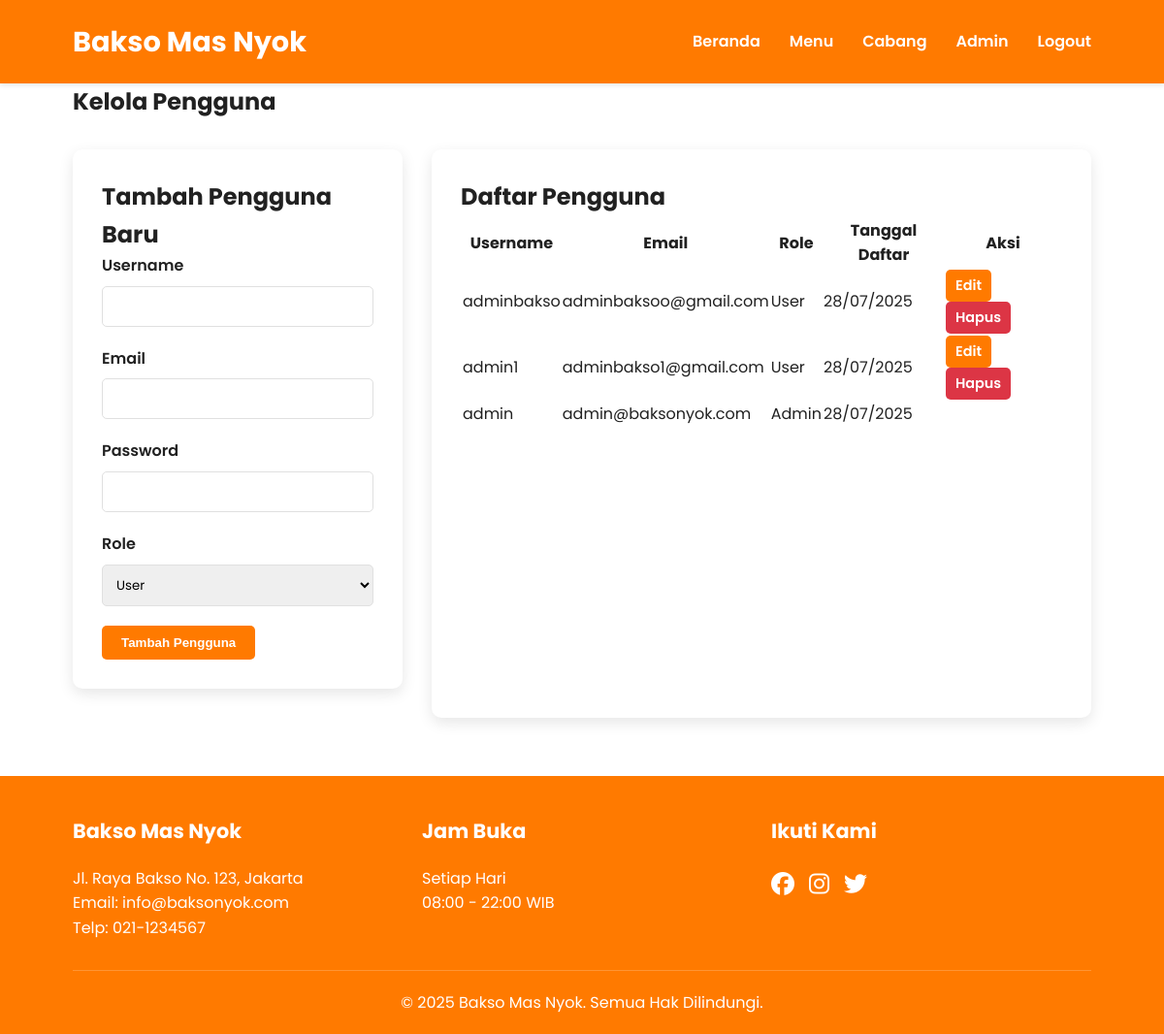
The page /admin/users.php (signed in) on the database its author committed.
### tables this page shows
CREATE TABLE `users` (
  `id` int(11) NOT NULL,
  `username` varchar(50) NOT NULL,
  `password` varchar(255) NOT NULL,
  `email` varchar(100) NOT NULL,
  `role` enum('admin','user') DEFAULT 'user',
  `created_at` timestamp NOT NULL DEFAULT current_timestamp()
);

### includes/auth.php (called while the page is built, shortened)
<?php
function isLoggedIn() {
    return !empty($_SESSION['user_id']);
}
function isAdmin() {
    if (isset($_SESSION['username']) && $_SESSION['username'] === 'admin') {
        return true;
    }
    return isLoggedIn() && isset($_SESSION['user_role']) && $_SESSION['user_role'] === 'admin';
}
?>

### admin/users.php (the view, shortened to what this page needs)
<?php
require_once '../config/database.php';
require_once '../includes/auth.php';
$stmt = $pdo->query("SELECT * FROM users ORDER BY created_at DESC");
$users = $stmt->fetchAll(PDO::FETCH_ASSOC);
require_once '../includes/header.php';
?>
<section class="admin-users">
    <h1>Kelola Pengguna</h1>
    <div class="admin-content">
        <div class="add-user-form">
            <h2>Tambah Pengguna Baru</h2>
            <form action="users.php" method="POST">
                <div class="form-group">
                    <label for="username">Username</label>
                    <input type="text" id="username" name="username" required>
                </div>
                <div class="form-group">
                    <label for="email">Email</label>
                    <input type="email" id="email" name="email" required>
                </div>
                <div class="form-group">
                    <label for="password">Password</label>
                    <input type="password" id="password" name="password" required>
                </div>
                <div class="form-group">
                    <label for="role">Role</label>
                    <select id="role" name="role" required>
                        <option value="user">User</option>
                    </select>
                </div>
                <button type="submit" name="add_user" class="btn">Tambah Pengguna</button>
            </form>
        </div>
        <div class="users-list">
            <h2>Daftar Pengguna</h2>
            <table>
                <thead>
                    <tr>
                        <th>Username</th>
                        <th>Email</th>
                        <th>Role</th>
                        <th>Tanggal Daftar</th>
                        <th>Aksi</th>
                    </tr>
                </thead>
                <tbody>
                    <?php foreach ($users as $user): ?>
                        <tr>
                            <td><?php echo htmlspecialchars($user['username']); ?></td>
                            <td><?php echo htmlspecialchars($user['email']); ?></td>
                            <td><?php echo ucfirst($user['role']); ?></td>
                            <td><?php echo date('d/m/Y', strtotime($user['created_at'])); ?></td>
                            <td>
                                <?php if ($user['id'] != 1): ?>
                                    <a href="edit_user.php?id=<?php echo $user['id']; ?>" class="btn small">Edit</a>
                                    <a href="users.php?delete=<?php echo $user['id']; ?>" class="btn small danger" onclick="return confirm('Yakin ingin menghapus pengguna ini?')">Hapus</a>
                                <?php endif; ?>
                            </td>
                        </tr>
                    <?php endforeach; ?>
                </tbody>
            </table>
        </div>
    </div>
</section>
<?php require_once '../includes/footer.php'; ?>

### includes/header.php (shortened to what this page needs)
<!DOCTYPE html>
<html lang="id">
<head>
    <link rel="stylesheet" href="assets/css/style.css">
</head>
<body>
    <header class="orange-bg">
        <div class="container">
            <nav>
                <div class="logo">
                    <h1>Bakso Mas Nyok</h1>
                </div>
                <ul class="nav-links">
                    <li><a href="index.php">Beranda</a></li>
                    <li><a href="menu.php">Menu</a></li>
                    <li><a href="branches.php">Cabang</a></li>
                    <?php if (isLoggedIn()): ?>
                        <?php if (isAdmin()): ?>
                            <li><a href="admin/dashboard.php">Admin</a></li>
                        <?php endif; ?>
                        <li><a href="logout.php">Logout</a></li>
                    <?php else: ?>
                        <li><a href="login.php">Login</a></li>
                        <li><a href="register.php">Register</a></li>
                    <?php endif; ?>
                </ul>
            </nav>
        </div>
    </header>
    <main class="container">

### includes/footer.php (shortened to what this page needs)
    </main>
    <footer class="orange-bg">
        <div class="container">
            <div class="footer-content">
                <div class="footer-section">
                    <h3>Bakso Mas Nyok</h3>
                    <p>Jl. Raya Bakso No. 123, Jakarta</p>
                    <p>Email: info@baksonyok.com</p>
                    <p>Telp: 021-1234567</p>
                </div>
                <div class="footer-section">
                    <h3>Jam Buka</h3>
                    <p>Setiap Hari</p>
                    <p>08:00 - 22:00 WIB</p>
                </div>
                <div class="footer-section">
                    <h3>Ikuti Kami</h3>
                    <div class="social-icons">
                        <a href="#"><i class="fab fa-facebook"></i></a>
                        <a href="#"><i class="fab fa-instagram"></i></a>
                        <a href="#"><i class="fab fa-twitter"></i></a>
                    </div>
                </div>
            </div>
            <div class="copyright">
                <p>&copy; <?php echo date('Y'); ?> Bakso Mas Nyok. Semua Hak Dilindungi.</p>
            </div>
        </div>
    </footer>
</body>
</html>

### assets/css/style.css (style rules this page uses)
:root { --orange: #FF7A00; --orange-light: #FF9A3D; --orange-dark: #E56B00; --white: #FFFFFF; --gray-light: #F5F5F5; --gray: #E0E0E0; --gray-dark: #757575; --black: #212121; }
* { margin: 0; padding: 0; box-sizing: border-box; }
body { font-family: 'Poppins', sans-serif; color: var(--black); background-color: var(--white); line-height: 1.6; }
.container { width: 90%; max-width: 1200px; margin: 0 auto; padding: 0 15px; }
.orange-bg { background-color: var(--orange); color: var(--white); }
.btn { display: inline-block; padding: 10px 20px; background-color: var(--orange); color: var(--white); border: none; border-radius: 5px; text-decoration: none; font-weight: 600; cursor: pointer; transition: all 0.3s ease; }
.btn.small { padding: 5px 10px; font-size: 0.9rem; }
.btn.danger { background-color: #dc3545; }
header { padding: 20px 0; box-shadow: 0 2px 5px rgba(0,0,0,0.1); }
nav { display: flex; justify-content: space-between; align-items: center; }
.logo h1 { font-size: 1.8rem; font-weight: 700; }
.nav-links { display: flex; list-style: none; }
.nav-links li { margin-left: 30px; }
.nav-links a { color: var(--white); text-decoration: none; font-weight: 600; transition: color 0.3s ease; }
.form-group { margin-bottom: 20px; }
.form-group label { display: block; margin-bottom: 8px; font-weight: 600; }
.form-group input, .form-group textarea, .form-group select { width: 100%; padding: 10px; border: 1px solid var(--gray); border-radius: 5px; font-family: inherit; }
.admin-content { display: grid; grid-template-columns: 1fr 2fr; gap: 30px; margin-top: 30px; }
.add-menu-form, .add-branch-form, .add-user-form { background-color: var(--white); padding: 30px; border-radius: 10px; box-shadow: 0 5px 15px rgba(0,0,0,0.1); margin-bottom: 30px; }
.menu-list, .branches-list, .users-list { background-color: var(--white); padding: 30px; border-radius: 10px; box-shadow: 0 5px 15px rgba(0,0,0,0.1); }
footer { padding: 40px 0 20px; margin-top: 60px; }
.footer-content { display: grid; grid-template-columns: repeat(auto-fit, minmax(250px, 1fr)); gap: 30px; margin-bottom: 30px; }
.footer-section h3 { margin-bottom: 20px; font-size: 1.3rem; }
.social-icons { display: flex; gap: 15px; }
.social-icons a { color: var(--white); font-size: 1.5rem; }
.copyright { text-align: center; padding-top: 20px; border-top: 1px solid rgba(255,255,255,0.2); }

### rows shown on the page
users: username "adminbakso", email "adminbaksoo@gmail.com", role "User", created_at "28/07/2025"
users: username "admin1", email "adminbakso1@gmail.com", role "User", created_at "28/07/2025"
users: username "admin", email "admin@baksonyok.com", role "Admin", created_at "28/07/2025"
